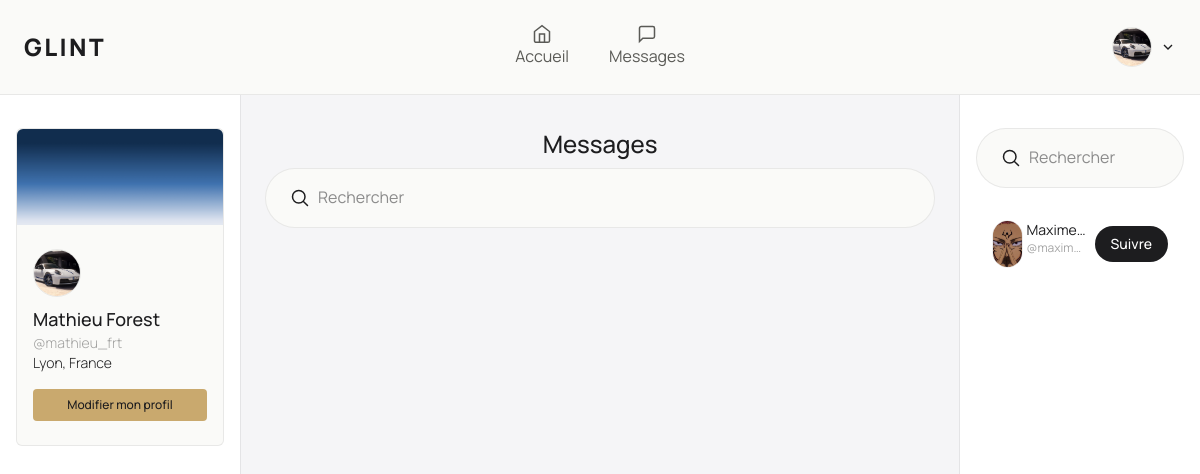
Page /dashboard/messages (signed in) on the committed database.
### app/models/User.py (models this page shows, shortened)
class User(database.Model):
    __tablename__ = "users"
    id: Mapped[int] = mapped_column(primary_key=True)
    name: Mapped[str] = mapped_column(String(80), nullable=False)
    username: Mapped[str] = mapped_column(String(80), unique=True, nullable=False)
    email: Mapped[str] = mapped_column(String(120), unique=True, nullable=False)
    password: Mapped[str] = mapped_column(String(255), nullable=False)
    biography: Mapped[str] = mapped_column(Text, default="", server_default="")
    location: Mapped[str] = mapped_column(String(120), default="", server_default="")
    banner: Mapped[str] = mapped_column(String(255), default="", server_default="")
    avatar: Mapped[str] = mapped_column(String(255), default="", server_default="")
    created_at: Mapped[datetime] = mapped_column(DateTime, default=datetime.utcnow)
    updated_at: Mapped[Optional[datetime]] = mapped_column(
        DateTime, default=datetime.utcnow, onupdate=datetime.utcnow
    )
    posts: Mapped[List["Post"]] = relationship(
        "Post", back_populates="author", lazy="dynamic"
    )
    comments: Mapped[List["Comment"]] = relationship(
        "Comment", back_populates="author", lazy="dynamic"
    )
    likes: Mapped[List["Like"]] = relationship(
        "Like", back_populates="user", lazy="dynamic"
    )
    reposts: Mapped[List["Repost"]] = relationship(
        "Repost", back_populates="user", lazy="dynamic"
    )
    following: Mapped[List["Follow"]] = relationship(
        "Follow",
        back_populates="follower",
        lazy="dynamic",
        foreign_keys="Follow.follower_id",
    )
    followers: Mapped[List["Follow"]] = relationship(
        "Follow",
        back_populates="followed",
        lazy="dynamic",
        foreign_keys="Follow.followed_id",
    )
    def is_following(self, user: "User") -> bool:
        return self.following.filter_by(followed_id=user.id).first() is not None

### app/routes/dashboard.py (the view)
@dashboard_bp.route("/dashboard/messages", methods=["GET", "POST"])
@login_required
def messages(current_user):
    return DashboardController.messages(current_user)

### app/context_processors.py (called while the page is built)
def inject_user():
    try:
        verify_jwt_in_request(locations=["cookies"], optional=True)
        user_id = get_jwt_identity()
        if user_id:
            user = User.query.get(int(user_id))
            return {"current_user": user}
    except Exception:
        pass
    return {"current_user": None}

### app/controllers/DashboardControllers.py (called while the page is built)
    @staticmethod
    def messages(current_user):
        posts = PostControllers.get_post(current_user)
        all_users = User.query.all()
        return render_template(
            "dashboard/index.html",
            current_user=current_user,
            all_users=all_users,
            pages="messages"
        )

### app/controllers/PostController.py (called while the page is built)
    @staticmethod
    def get_post(current_user):
        if not current_user:
            return redirect(url_for("dashboard.index", tab="fill"))
        posts = Post.query.order_by(Post.id.desc()).all()
        return posts

### app/templates/dashboard/index.html (shortened to what this page needs)
{% extends 'layout.html' %}
{% from 'components/layout/dashboard_headers.html' import DashboardHeaders %}
{% from 'components/ui/icons.html' import Icon %}
{% set active_tab = tab %}
{% block content %}
    <section
            class="h-screen flex flex-col items-center justify-start w-full animate-in fade-in slide-in-from-top-5 duration-1000 bg-background">
        {{ DashboardHeaders(user=current_user, active_tab=active_tab) }}
        <div class="grid grid-cols-1 md:grid-cols-5 w-full">
            <div class="col-span-1 hidden md:flex overflow-hidden">
                {% include "dashboard/profile_aside.html" %}
            </div>
            <div class="col-span-3 overflow-auto bg">
                <section
                        class="py-24 flex flex-col items-center justify-start py-6 border-x border-border w-full bg-background-foreground min-h-screen overflow-auto animate-in fade-in slide-in-from-bottom-5 duration-1000">
                    {% if pages == "fill" %}
                        {% include "dashboard/pages/fill.html" %}
                    {% elif pages == "profile" %}
                        {% set current_user = current_user %}
                    {% elif pages == "edit_profile" %}
                        {% include "dashboard/pages/profil_edit.html" %}
                    {% elif pages == "messages" %}
                        {% include "dashboard/pages/message.html" %}
                    {% endif %}
                </section>
            </div>
            <div class="col-span-1 hidden md:flex overflow-hidden">
                {% include "dashboard/suggestion.html" %}
            </div>
        </div>
    </section>
{% endblock %}

### app/templates/components/layout/dashboard_headers.html (shortened to what this page needs)
{% from "components/ui/icons.html" import Icon %}
{% set nav_items = [
    {"name": "Accueil", "icon": "fill", "url": "dashboard.index"},
    {"name": "Messages",  "icon": "messages", "url": "dashboard.messages"},
] %}
{% macro DashboardHeaders(user={}, active_tab="fill") %}
    <header class="fixed z-50 flex items-center justify-between py-4 px-6 w-full animate-in slide-in-from-left-5 fade-in duration-500 border-b border-border bg-card">
        <h1 class="uppercase font-black text-2xl tracking-widest flex-1"><a href="{{ url_for('home.home') }}">Glint</a></h1>
        <div class="hidden items-center justify-center gap-2 flex-1 md:flex">
            {% for item in nav_items %}
                <a href="{{ url_for(item.url) }}"
                   class="flex flex-col items-center px-4 py-2 transition-all duration-300
                              {{ 'text-primary font-semibold' if active_tab == item.url else 'text-text-2' }}">
                    {{ Icon(item.icon, cls="w-5 h-5") }}
                    {{ item.name }}
                </a>
            {% endfor %}
        </div>
        <div class="flex items-center gap-2 flex-1 justify-end">
            <div class="relative" id="my-account-wrapper">
                <button onclick="toggleDropdown()" class="flex items-center gap-2">
                    {% if user.avatar %}
                        <div class="border border-border cursor-pointer h-10 w-10 rounded-full">
                            <img src="{{ url_for('static', filename='uploads/avatars/' ~ user.avatar) }}"
                                 alt="Avatar de {{ user.name }}"
                                 class="h-full w-full object-cover transition-opacity duration-300 group-hover:opacity-50 rounded-full"
                            />
                        </div>
                    {% else %}
                        <div class="border border-border cursor-pointer h-10 w-10 rounded-full flex items-center justify-center bg-primary-light">
                            <p class="text-lg font-black text-text-1">
                                {{ user.name[0] }}
                            </p>
                        </div>
                    {% endif %}
                    {{ Icon("arrow-down") }}
                </button>
            </div>
        </div>
    </header>
{% endmacro %}

### app/templates/dashboard/profile_aside.html
{% from 'components/ui/button.html' import Button %}
{% from 'components/ui/avatar.html' import Avatar %}
{% block content %}
    <aside class="flex flex-col items-center gap-4 px-4 py-32 w-full h-full">
        <div class="flex flex-col rounded-md bg-card border border-border w-full">
            {% if current_user.banner %}
                <header class="w-full h-24">
                    <img
                            src="{{ url_for('static', filename='uploads/banners/' ~ current_user.banner) }}"
                            alt="Bannière de profil"
                            class="w-full h-full object-cover transition-transform duration-700 group-hover:scale-105 rounded-tr-md rounded-tl-md"
                    />
                </header>
            {% endif %}
            <div class="px-4 py-6 space-y-2">
                {{ Avatar(current_user) }}
                <div>
                    <h2 class="font-medium text-text-1 text-lg">{{ current_user.name }}</h2>
                    <p class="font-light text-text-1/40 text-sm">@{{ current_user.username }}</p>
                    <p class="font-light text-text-1 text-sm">{{ current_user.location }}</p>
                    <a href="{{ url_for('dashboard.profile') }}">
                        {{ Button("Modifier mon profil", cls="outline outline-border mt-4 cursor-pointer duration-300 hover:bg-background-foreground w-full md:text-xs", type="button") }}
                    </a>
                </div>
            </div>
        </div>
    </aside>
{% endblock %}

### app/templates/components/ui/avatar.html
{% macro Avatar(user={}) %}
    {% if user.avatar %}
        <div class="border border-border cursor-pointer h-12 w-12 rounded-full">
            <img src="{{ url_for('static', filename='uploads/avatars/' ~ user.avatar) }}"
                 alt="Avatar de {{ user.name }}"
                 class="h-full w-auto object-cover transition-opacity duration-300 group-hover:opacity-50 rounded-full"
            />
        </div>
    {% else %}
        <div class="border border-border cursor-pointer h-12 w-12 rounded-full flex items-center justify-center">
            <p class="text-xl font-black text-text-1">
                {{ user.name[0] }}
            </p>
        </div>
    {% endif %}
{% endmacro %}

### app/templates/dashboard/suggestion.html
{% from "components/ui/button.html" import Button %}
{% from "components/ui/avatar.html" import Avatar %}
{% block content %}
    <section
            class="flex flex-col items-center justify-start py-32 px-4 w-full gap-4 animate-in slide-in-from-right-5 fade-in duration-500">
        <div class="flex items-center gap-2 bg-card px-6 py-4 rounded-full border border-border w-full">
            <label for="search" class="flex items-center">
                {{ Icon("search") }}
            </label>
            <input id="search" class="focus:outline-none focus:ring-offset-0" placeholder="Rechercher"/>
        </div>
        <div class="flex flex-col items-center gap-4 p-4 w-full">
            {% if all_users | length < 1 %}
                <p>Aucune suggestion pour le moment.</p>
            {% else %}
                {% for user in all_users %}
                    {% if user.id != current_user.id %}
                        <div class="flex items-center justify-between gap-2 w-full">
                            <a href="{{ url_for('dashboard.other_profile', user_id=user.id) }}" class="flex item-center gap-1 min-w-0">
                                {% if user.avatar %}
                                    {{ Avatar(user) }}
                                {% else %}
                                    <div class="border border-border cursor-pointer h-12 w-12 rounded-full flex items-center justify-center shrink-0">
                                        <p class="text-xl font-black text-text-1">
                                            {{ user.name[0] }}
                                        </p>
                                    </div>
                                {% endif %}
                                <div class="flex flex-col min-w-0">
                                    <p class="text-sm font-normal text-text-1 truncate">{{ user.name }}</p>
                                    <p class="text-xs font-normal text-text-1/40 truncate">@{{ user.username }}</p>
                                </div>
                            </a>
                            {% with target_user=user, btn_location="suggestion" %}
                                {% include 'partials/button_follow.html' %}
                            {% endwith %}
                        </div>
                    {% endif %}
                {% endfor %}
            {% endif %}
        </div>
    </section>
{% endblock %}

### app/templates/partials/button_follow.html (shortened to what this page needs)
{% set is_following = current_user.is_following(target_user) %}
{% set btn_class = 'bg-primary hover:bg-background-secondary' if is_following else 'bg-background-secondary hover:bg-primary' %}
<button
        id="follow-btn-{{ btn_location }}-{{ target_user.id }}"
        hx-post="{{ url_for('dashboard.follow', user_id=target_user.id) }}"
        hx-swap="none"
        class="{{ btn_class }} cursor-pointer duration-300 transition-colors rounded-full px-4 py-2 text-sm font-medium text-background"
>
    {{ "Suivi" if is_following else "Suivre" }}
</button>

### app/static/css/style.css (style rules this page uses)
:root { --bg: #ffffff; --bg-foreground: #f5f5f7; --bg-secondary: #1d1d1f; --bg-card: #FAFAF8; --bg-hover: #F2F0EC; --bg-glass: rgba(250, 250, 248, 0.92); --border: rgba(0, 0, 0, 0.07); --border-gold: rgba(188, 158, 103, 0.35); --text-1: #1d1d1f; --text-2: #5A5A56; --text-3: #9A9A94; --gold: #C9A96E; --gold-light: #E8D5B0; --gold-subtle: rgba(201, 169, 110, 0.10); --gold-subtle2: rgba(201, 169, 110, 0.18); --danger: #C0705A; }
body { background-color: var(--color-background); color: var(--color-text-1); font-family: "Manrope", sans-serif; line-height: 1.6; }
* { scrollbar-width: none; -ms-overflow-style: none; }

### rows in the picture
User: avatar (picture), banner (picture), name "Mathieu Forest", username "mathieu_frt", location "Lyon, France"
User: avatar (picture), name "Maxime…", username "maxim…", value "Suivre"

### other values in the picture
{{ item.name }} "Accueil" "Messages"
{{ label }} "Modifier mon profil"
